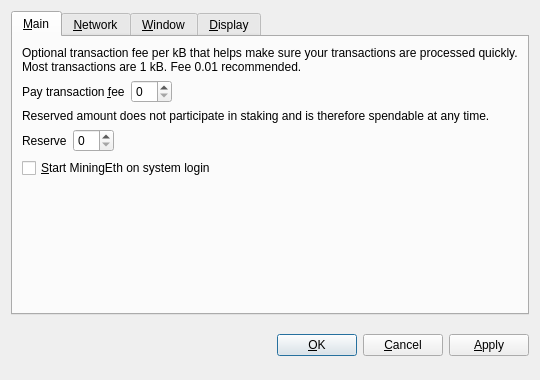
<?xml version="1.0" encoding="UTF-8"?>
<ui version="4.0">
 <class>OptionsDialog</class>
 <widget class="QDialog" name="OptionsDialog">
  <property name="geometry">
   <rect>
    <x>0</x>
    <y>0</y>
    <width>540</width>
    <height>380</height>
   </rect>
  </property>
  <property name="windowTitle">
   <string>Options</string>
  </property>
  <property name="modal">
   <bool>true</bool>
  </property>
  <layout class="QVBoxLayout" name="verticalLayout">
   <item>
    <widget class="QTabWidget" name="tabWidget">
     <property name="tabPosition">
      <enum>QTabWidget::North</enum>
     </property>
     <property name="currentIndex">
      <number>0</number>
     </property>
     <widget class="QWidget" name="tabMain">
      <attribute name="title">
       <string>&amp;Main</string>
      </attribute>
      <layout class="QVBoxLayout" name="verticalLayout_Main">
       <item>
        <widget class="QLabel" name="transactionFeeInfoLabel">
         <property name="text">
          <string>Optional transaction fee per kB that helps make sure your transactions are processed quickly. Most transactions are 1 kB. Fee 0.01 recommended.</string>
         </property>
         <property name="textFormat">
          <enum>Qt::PlainText</enum>
         </property>
         <property name="wordWrap">
          <bool>true</bool>
         </property>
        </widget>
       </item>
       <item>
        <layout class="QHBoxLayout" name="horizontalLayoutFee">
         <item>
          <widget class="QLabel" name="transactionFeeLabel">
           <property name="text">
            <string>Pay transaction &amp;fee</string>
           </property>
           <property name="textFormat">
            <enum>Qt::PlainText</enum>
           </property>
           <property name="buddy">
            <cstring>transactionFee</cstring>
           </property>
          </widget>
         </item>
         <item>
          <widget class="BitcoinAmountField" name="transactionFee"/>
         </item>
         <item>
          <spacer name="horizontalSpacerFee">
           <property name="orientation">
            <enum>Qt::Horizontal</enum>
           </property>
           <property name="sizeHint" stdset="0">
            <size>
             <width>40</width>
             <height>20</height>
            </size>
           </property>
          </spacer>
         </item>
        </layout>
       </item>
       <item>
        <widget class="QLabel" name="reserveBalanceInfoLabel">
         <property name="text">
          <string>Reserved amount does not participate in staking and is therefore spendable at any time.</string>
         </property>
         <property name="textFormat">
          <enum>Qt::PlainText</enum>
         </property>
         <property name="wordWrap">
          <bool>true</bool>
         </property>
        </widget>
       </item>
       <item>
        <layout class="QHBoxLayout" name="horizontalLayoutReserveBalance">
         <item>
          <widget class="QLabel" name="reserveBalanceLabel">
           <property name="text">
            <string>Reserve</string>
           </property>
           <property name="textFormat">
            <enum>Qt::PlainText</enum>
           </property>
           <property name="buddy">
            <cstring>reserveBalance</cstring>
           </property>
          </widget>
         </item>
         <item>
          <widget class="BitcoinAmountField" name="reserveBalance"/>
         </item>
         <item>
          <spacer name="horizontalSpacerReserveBalance">
           <property name="orientation">
            <enum>Qt::Horizontal</enum>
           </property>
           <property name="sizeHint" stdset="0">
            <size>
             <width>40</width>
             <height>20</height>
            </size>
           </property>
          </spacer>
         </item>
        </layout>
       </item>
       <item>
        <widget class="QCheckBox" name="bitcoinAtStartup">
         <property name="toolTip">
          <string>Automatically start MiningEth after logging in to the system.</string>
         </property>
         <property name="text">
          <string>&amp;Start MiningEth on system login</string>
         </property>
        </widget>
       </item>
       <item>
        <spacer name="verticalSpacer_Main">
         <property name="orientation">
          <enum>Qt::Vertical</enum>
         </property>
         <property name="sizeHint" stdset="0">
          <size>
           <width>20</width>
           <height>40</height>
          </size>
         </property>
        </spacer>
       </item>
      </layout>
     </widget>
     <widget class="QWidget" name="tabNetwork">
      <attribute name="title">
       <string>&amp;Network</string>
      </attribute>
      <layout class="QVBoxLayout" name="verticalLayout_Network">
       <item>
        <widget class="QCheckBox" name="mapPortUpnp">
         <property name="toolTip">
          <string>Automatically open the MiningEth client port on the router. This only works when your router supports UPnP and it is enabled.</string>
         </property>
         <property name="text">
          <string>Map port using &amp;UPnP</string>
         </property>
        </widget>
       </item>
       <item>
        <widget class="QCheckBox" name="connectSocks">
         <property name="toolTip">
          <string>Connect to the MiningEth network through a SOCKS proxy (e.g. when connecting through Tor).</string>
         </property>
         <property name="text">
          <string>&amp;Connect through SOCKS proxy:</string>
         </property>
        </widget>
       </item>
       <item>
        <layout class="QHBoxLayout" name="horizontalLayout_Network">
         <item>
          <widget class="QLabel" name="proxyIpLabel">
           <property name="text">
            <string>Proxy &amp;IP:</string>
           </property>
           <property name="textFormat">
            <enum>Qt::PlainText</enum>
           </property>
           <property name="buddy">
            <cstring>proxyIp</cstring>
           </property>
          </widget>
         </item>
         <item>
          <widget class="QValidatedLineEdit" name="proxyIp">
           <property name="maximumSize">
            <size>
             <width>140</width>
             <height>16777215</height>
            </size>
           </property>
           <property name="toolTip">
            <string>IP address of the proxy (e.g. 127.0.0.1)</string>
           </property>
          </widget>
         </item>
         <item>
          <widget class="QLabel" name="proxyPortLabel">
           <property name="text">
            <string>&amp;Port:</string>
           </property>
           <property name="textFormat">
            <enum>Qt::PlainText</enum>
           </property>
           <property name="buddy">
            <cstring>proxyPort</cstring>
           </property>
          </widget>
         </item>
         <item>
          <widget class="QLineEdit" name="proxyPort">
           <property name="maximumSize">
            <size>
             <width>55</width>
             <height>16777215</height>
            </size>
           </property>
           <property name="toolTip">
            <string>Port of the proxy (e.g. 9050)</string>
           </property>
          </widget>
         </item>
         <item>
          <widget class="QLabel" name="socksVersionLabel">
           <property name="text">
            <string>SOCKS &amp;Version:</string>
           </property>
           <property name="textFormat">
            <enum>Qt::PlainText</enum>
           </property>
           <property name="buddy">
            <cstring>socksVersion</cstring>
           </property>
          </widget>
         </item>
         <item>
          <widget class="QValueComboBox" name="socksVersion">
           <property name="toolTip">
            <string>SOCKS version of the proxy (e.g. 5)</string>
           </property>
          </widget>
         </item>
         <item>
          <spacer name="horizontalSpacer_Network">
           <property name="orientation">
            <enum>Qt::Horizontal</enum>
           </property>
           <property name="sizeHint" stdset="0">
            <size>
             <width>40</width>
             <height>20</height>
            </size>
           </property>
          </spacer>
         </item>
        </layout>
       </item>
       <item>
        <spacer name="verticalSpacer_Network">
         <property name="orientation">
          <enum>Qt::Vertical</enum>
         </property>
         <property name="sizeHint" stdset="0">
          <size>
           <width>20</width>
           <height>40</height>
          </size>
         </property>
        </spacer>
       </item>
      </layout>
     </widget>
     <widget class="QWidget" name="tabWindow">
      <attribute name="title">
       <string>&amp;Window</string>
      </attribute>
      <layout class="QVBoxLayout" name="verticalLayout_Window">
       <item>
        <widget class="QCheckBox" name="minimizeToTray">
         <property name="toolTip">
          <string>Show only a tray icon after minimizing the window.</string>
         </property>
         <property name="text">
          <string>&amp;Minimize to the tray instead of the taskbar</string>
         </property>
        </widget>
       </item>
       <item>
        <widget class="QCheckBox" name="minimizeOnClose">
         <property name="toolTip">
          <string>Minimize instead of exit the application when the window is closed. When this option is enabled, the application will be closed only after selecting Quit in the menu.</string>
         </property>
         <property name="text">
          <string>M&amp;inimize on close</string>
         </property>
        </widget>
       </item>
       <item>
        <spacer name="verticalSpacer_Window">
         <property name="orientation">
          <enum>Qt::Vertical</enum>
         </property>
         <property name="sizeHint" stdset="0">
          <size>
           <width>20</width>
           <height>40</height>
          </size>
         </property>
        </spacer>
       </item>
      </layout>
     </widget>
     <widget class="QWidget" name="tabDisplay">
      <attribute name="title">
       <string>&amp;Display</string>
      </attribute>
      <layout class="QVBoxLayout" name="verticalLayout_Display">
       <item>
        <layout class="QHBoxLayout" name="horizontalLayout_1_Display">
         <item>
          <widget class="QLabel" name="langLabel">
           <property name="text">
            <string>User Interface &amp;language:</string>
           </property>
           <property name="textFormat">
            <enum>Qt::PlainText</enum>
           </property>
           <property name="buddy">
            <cstring>lang</cstring>
           </property>
          </widget>
         </item>
         <item>
          <widget class="QValueComboBox" name="lang">
           <property name="toolTip">
            <string>The user interface language can be set here. This setting will take effect after restarting MiningEth.</string>
           </property>
          </widget>
         </item>
        </layout>
       </item>
       <item>
        <layout class="QHBoxLayout" name="horizontalLayout_2_Display">
         <item>
          <widget class="QLabel" name="unitLabel">
           <property name="text">
            <string>&amp;Unit to show amounts in:</string>
           </property>
           <property name="textFormat">
            <enum>Qt::PlainText</enum>
           </property>
           <property name="buddy">
            <cstring>unit</cstring>
           </property>
          </widget>
         </item>
         <item>
          <widget class="QValueComboBox" name="unit">
           <property name="toolTip">
            <string>Choose the default subdivision unit to show in the interface and when sending coins.</string>
           </property>
          </widget>
         </item>
        </layout>
       </item>
       <item>
        <widget class="QCheckBox" name="displayAddresses">
         <property name="toolTip">
          <string>Whether to show MiningEth addresses in the transaction list or not.</string>
         </property>
         <property name="text">
          <string>&amp;Display addresses in transaction list</string>
         </property>
        </widget>
       </item>
       <item>
        <widget class="QCheckBox" name="coinControlFeatures">
         <property name="toolTip">
          <string>Whether to show coin control features or not.</string>
         </property>
         <property name="text">
          <string>Display coin &amp;control features (experts only!)</string>
         </property>
        </widget>
       </item>
       <item>
        <spacer name="verticalSpacer_Display">
         <property name="orientation">
          <enum>Qt::Vertical</enum>
         </property>
         <property name="sizeHint" stdset="0">
          <size>
           <width>20</width>
           <height>40</height>
          </size>
         </property>
        </spacer>
       </item>
      </layout>
     </widget>
    </widget>
   </item>
   <item>
    <layout class="QHBoxLayout" name="horizontalLayout_Buttons">
     <item>
      <spacer name="horizontalSpacer_1">
       <property name="orientation">
        <enum>Qt::Horizontal</enum>
       </property>
       <property name="sizeHint" stdset="0">
        <size>
         <width>40</width>
         <height>48</height>
        </size>
       </property>
      </spacer>
     </item>
     <item>
      <widget class="QLabel" name="statusLabel">
       <property name="font">
        <font>
         <weight>75</weight>
         <bold>true</bold>
        </font>
       </property>
       <property name="text">
        <string/>
       </property>
       <property name="textFormat">
        <enum>Qt::PlainText</enum>
       </property>
       <property name="wordWrap">
        <bool>true</bool>
       </property>
      </widget>
     </item>
     <item>
      <spacer name="horizontalSpacer_2">
       <property name="orientation">
        <enum>Qt::Horizontal</enum>
       </property>
       <property name="sizeHint" stdset="0">
        <size>
         <width>40</width>
         <height>48</height>
        </size>
       </property>
      </spacer>
     </item>
     <item>
      <widget class="QPushButton" name="okButton">
       <property name="text">
        <string>&amp;OK</string>
       </property>
      </widget>
     </item>
     <item>
      <widget class="QPushButton" name="cancelButton">
       <property name="text">
        <string>&amp;Cancel</string>
       </property>
       <property name="autoDefault">
        <bool>false</bool>
       </property>
      </widget>
     </item>
     <item>
      <widget class="QPushButton" name="applyButton">
       <property name="text">
        <string>&amp;Apply</string>
       </property>
       <property name="autoDefault">
        <bool>false</bool>
       </property>
      </widget>
     </item>
    </layout>
   </item>
  </layout>
 </widget>
 <customwidgets>
  <customwidget>
   <class>BitcoinAmountField</class>
   <extends>QSpinBox</extends>
   <header>bitcoinamountfield.h</header>
  </customwidget>
  <customwidget>
   <class>QValueComboBox</class>
   <extends>QComboBox</extends>
   <header>qvaluecombobox.h</header>
  </customwidget>
  <customwidget>
   <class>QValidatedLineEdit</class>
   <extends>QLineEdit</extends>
   <header>qvalidatedlineedit.h</header>
  </customwidget>
 </customwidgets>
 <resources/>
 <connections/>
</ui>
